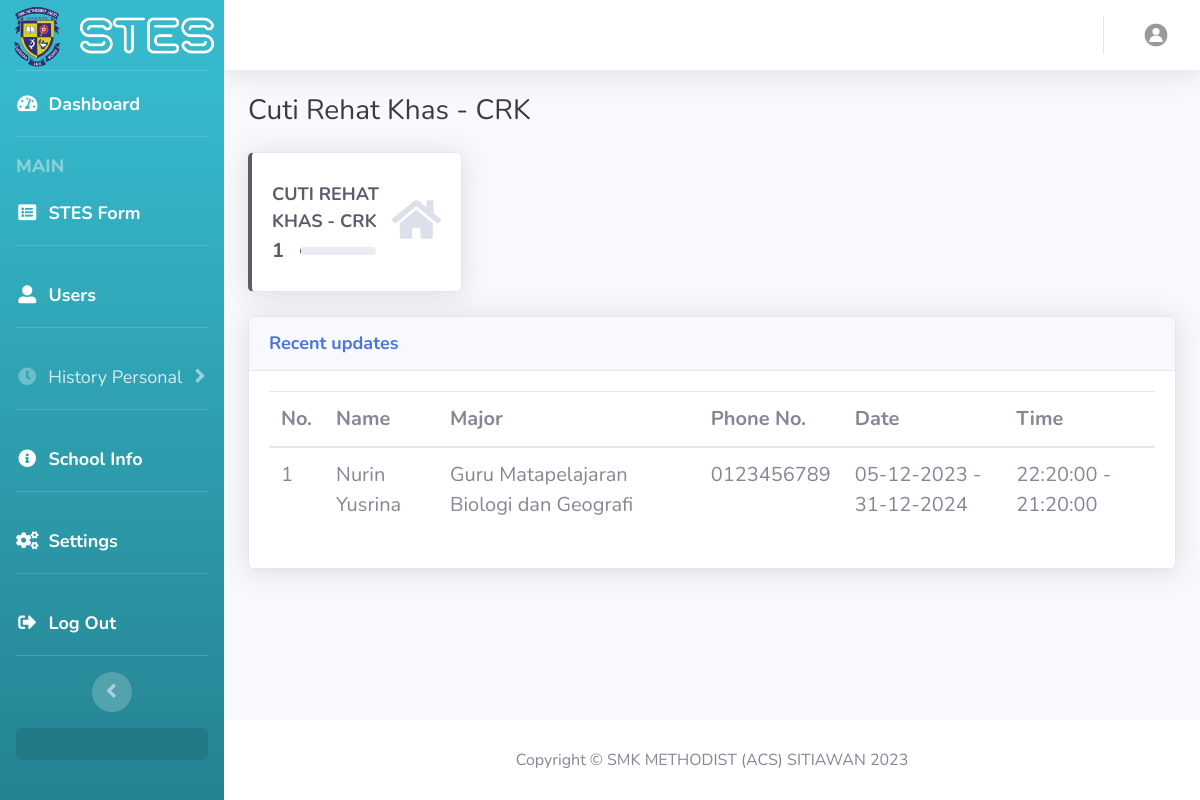
/crk.php, run on the app's committed database.
### tables this page shows
CREATE TABLE `dashboard` (
  `id` int NOT NULL,
  `absent_teacher_count` int NOT NULL,
  `official_business_teacher_count` int NOT NULL,
  `emergency_teacher_count` int NOT NULL,
  `crk_teacher_count` int NOT NULL,
  `cuti_lain_count` int NOT NULL,
  `cuti_bersalin_count` int NOT NULL,
  `cuti_hajiUmrah_count` int NOT NULL,
  `keberadaan_jam_count` int NOT NULL,
  `total_person_count` int NOT NULL,
  `date` date NOT NULL DEFAULT '1970-01-01',
  `last_updated` timestamp NULL DEFAULT NULL
);

CREATE TABLE `applicants` (
  `form_id` int NOT NULL,
  `user_id` int NOT NULL,
  `name` varchar(255) DEFAULT NULL,
  `existence` varchar(255) NOT NULL,
  `program_name` varchar(255) DEFAULT '-',
  `location` varchar(255) DEFAULT '-',
  `reason` varchar(255) DEFAULT '-',
  `organizer` varchar(255) DEFAULT '-',
  `time_leave` time NOT NULL,
  `time_back` time NOT NULL,
  `start_date` date NOT NULL,
  `final_date` date NOT NULL,
  `evidence` varchar(255) DEFAULT '-',
  `leave_type` varchar(200) DEFAULT '-'
);

CREATE TABLE `users` (
  `user_id` int NOT NULL,
  `name` varchar(255) DEFAULT NULL,
  `username` varchar(255) DEFAULT NULL,
  `position` varchar(255) DEFAULT NULL,
  `major` varchar(255) DEFAULT NULL,
  `posting_date` date DEFAULT NULL,
  `email` varchar(255) NOT NULL,
  `ic` varchar(255) DEFAULT NULL,
  `phone` varchar(255) DEFAULT NULL,
  `pass` varchar(255) NOT NULL,
  `email_verified_at` datetime DEFAULT NULL,
  `verification_code` text NOT NULL,
  `verification_code_timestamp` timestamp NULL DEFAULT NULL,
  `gender` varchar(10) DEFAULT NULL,
  `pic` varchar(255) DEFAULT NULL,
  `is_admin` tinyint(1) DEFAULT '0',
  `remember_token` varchar(255) DEFAULT '-',
  `address` varchar(255) DEFAULT '-',
  `teacher_session` varchar(200) DEFAULT NULL
);

### crk.php (the view, shortened to what this page needs)
<?php
require_once "config.php";
$currentDate = date("Y-m-d");
$query = "SELECT crk_teacher_count FROM dashboard WHERE `date` = :currentDate";
$stmt = $conn->prepare($query);
$stmt->bindParam(':currentDate', $currentDate, PDO::PARAM_STR);
$stmt->execute();
$result = $stmt->fetch(PDO::FETCH_ASSOC);
$crk_teacher_count = $result['crk_teacher_count'];
$query = "SELECT applicants.name, DATE_FORMAT(applicants.start_date, '%d-%m-%Y') AS start_date,
                 DATE_FORMAT(applicants.final_date, '%d-%m-%Y') AS final_date,
                 users.major, users.phone, applicants.time_leave, applicants.time_back
          FROM applicants
          JOIN users ON applicants.user_id = users.user_id
          WHERE applicants.existence = 'CRK'
          AND :currentDate BETWEEN applicants.start_date AND applicants.final_date
          ORDER BY applicants.form_id DESC";
$stmt = $conn->prepare($query);
$stmt->bindParam(':currentDate', $currentDate, PDO::PARAM_STR);
$stmt->execute();
$result = $stmt->fetchAll(PDO::FETCH_ASSOC);
$teachers = array();
foreach ($result as $row) {
    $teachers[] = $row;
}
?>
<!DOCTYPE html>
<html lang="en">
<head>
    <link href="vendor/fontawesome-free/css/all.min.css" rel="stylesheet" type="text/css">
    <link href="css/sb-admin-2.min.css" rel="stylesheet">
</head>
<body id="page-top">
    <div id="wrapper">
        <ul class="navbar-nav bg-gradient-info sidebar sidebar-dark accordion" id="accordionSidebar">
            <a class="sidebar-brand d-flex align-items-center justify-content-center" href="index.php">
                <div class="sidebar-brand-icon">
                    <img src="img/LogoSek.png" alt="logoSekolah" style="height: 70px; width: auto;">
                </div>
                <span><img src="img/logoSTES_white.png" alt="logoStes" style="height: auto; width: 150px;"></span><br><br>
            </a>
            <hr class="sidebar-divider my-0">
            <li class="nav-item active">
                <a class="nav-link" href="index.php">
                    <i class="fas fa-fw fa-tachometer-alt" style="font-size: 18px;"></i>
                    <span style="font-size: 18px;">Dashboard</span></a>
            </li>
            <hr class="sidebar-divider">
            <div class="sidebar-heading" style="font-size: 18px;">
                MAIN
            </div>
            <li class="nav-item active">
                <a class="nav-link" href="stes_form.php">
                    <i class="fas fa-fw fa-list-alt" style="font-size: 18px;"></i>
                    <span style="font-size: 18px;">STES Form</span>
                </a>
            </li>
            <hr class="sidebar-divider">
            <li class="nav-item active">
                <a class="nav-link" href="users.php">
                    <i class="fas fa-fw fa-user-alt" style="font-size: 18px;"></i>
                    <span style="font-size: 18px;">Users</span>
                </a>
            <hr class="sidebar-divider">
            </li>
            <li class="nav-item">
                <a class="nav-link collapsed" href="users.php" data-toggle="collapse" data-target="#collapseUsers"
                    aria-expanded="true" aria-controls="collapseUsers">
                    <i class="fas fa-fw fa-clock" style="font-size: 18px;"></i>
                    <span style="font-size: 18px;">History Personal</span>
                </a>
            </li>
            <hr class="sidebar-divider">
            <li class="nav-item active">
                <a class="nav-link" href="info.php">
                    <i class="fas fa-fw fa-info-circle" style="font-size: 18px;"></i>
                    <span style="font-size: 18px;">School Info</span>
                </a>
            <hr class="sidebar-divider">
            </li>
            <li class="nav-item active">
                <a class="nav-link" href="#" data-toggle="modal" data-target="#logoutModal">
                    <i class="fas fa-fw fa-cogs" style="font-size: 18px;"></i>
                    <span style="font-size: 18px;">Settings</span>
                </a>
            <hr class="sidebar-divider">
            </li>
            <li class="nav-item active">
                <a class="nav-link" href="#" data-toggle="modal" data-target="#logoutModal">
                    <i class="fas fa-fw fa-sign-out-alt" style="font-size: 18px;"></i>
                    <span style="font-size: 18px;">Log Out</span>
                </a>
            </li>
            <hr class="sidebar-divider d-none d-md-block">
            <div class="text-center d-none d-md-inline">
                <button class="rounded-circle border-0" id="sidebarToggle"></button>
            </div>
            <div class="sidebar-card d-none d-lg-flex">
            </div>
        </ul>
        <div id="content-wrapper" class="d-flex flex-column">
            <div id="content">
                <nav class="navbar navbar-expand navbar-light bg-white topbar mb-4 static-top shadow">
                    <ul class="navbar-nav ml-auto">
                        <li class="nav-item dropdown no-arrow" >
                            <a class="nav-link dropdown-toggle" href="#" id="userDropdown" role="button"
                                data-toggle="dropdown" aria-haspopup="true" aria-expanded="false">
                                <img class="img-profile rounded-circle"
                                    src="<?php if (isset($_SESSION['user_id'])) { echo $pic; } else { echo 'img/userprofile.jpg'; } ?>">
                            </a>
                        </li>
                    </ul>
                </nav>
                <div class="container-fluid">
                    <div class="d-sm-flex align-items-center justify-content-between mb-4">
                        <h1 class="h3 mb-0 text-gray-900">Cuti Rehat Khas - CRK</h1>
                    </div>
                    <div class="row">
                        <div class="col-xl-3 col-md-6 mb-4">
                            <div class="card border-left-dark shadow h-100 py-2" style="color:#5a5c69">
                                <a href="crk.php" style="color:#5a5c69">
                                    <div class="card-body">
                                        <div class="row no-gutters align-items-center">
                                            <div class="col mr-2">
                                                <div class="text-xs font-weight-bold text text-uppercase mb-1" style="font-size: 18px;color:#5a5c69;">
                                                    Cuti Rehat Khas - CRK</div>
                                                    <div class="row no-gutters align-items-center">
                                                        <div class="col-auto">
                                                        <div class="h5 mb-0 mr-3 font-weight-bold text-gray-800"><?php echo $crk_teacher_count; ?></div>
                                                        </div>
                                                        <div class="col">
                                                            <div class="progress progress-sm mr-2">
                                                            </div>
                                                        </div>
                                                    </div>
                                            </div>
                                            <div class="col-auto">
                                                <i class="fas fa-home fa-2x text-gray-300"></i>
                                            </div>
                                        </div>
                                    </div>
                                </a>
                            </div>
                        </div>
                    </div>
                    <div class="row">
                        <div class="col-xl-8 col-xl-12">
                            <div class="card shadow mb-4">
                                <div
                                    class="card-header py-3 d-flex flex-row align-items-center justify-content-between">
                                    <h6 class="m-0 font-weight-bold text-primary" style="font-size: 18px;">Recent updates</h6>
                                </div>
                                <div class="card-body" style="font-size: 20px;">
                                    <div class="table-responsive">
                                        <table class="table">
                                            <thead>
                                            <tr>
                                                <th scope="col">No.</th>
                                                <th scope="col">Name</th>
                                                <th scope="col">Major</th>
                                                <th scope="col">Phone No.</th>
                                                <th scope="col">Date</th>
                                                <th scope="col">Time</th>
                                            </tr>
                                            </thead>
                                            <tbody>
                                            <?php foreach ($teachers as $index => $teacher): ?>
                                                <tr>
                                                    <td><?php echo $index + 1; ?></td>
                                                    <td><?php echo $teacher['name']; ?></td>
                                                    <td><?php echo $teacher['major']; ?></td>
                                                    <td><?php echo $teacher['phone']; ?></td>
                                                    <td><?php echo $teacher['start_date'] . ' - ' . $teacher['final_date']; ?></td>
                                                    <td><?php echo $teacher['time_leave'] . ' - ' . $teacher['time_back']; ?></td>
                                                </tr>
                                            <?php endforeach; ?>
                                            </tbody>
                                        </table>
                                    </div>
                                </div>
                            </div>
                        </div>
                    </div>
                </div>
            </div>
            <footer class="sticky-footer bg-white">
                <div class="container my-auto">
                    <div class="copyright text-center my-auto">
                        <span style="font-size: 16px;">Copyright &copy; SMK METHODIST (ACS) SITIAWAN 2023</span>
                    </div>
                </div>
            </footer>
        </div>
    </div>
</body>
</html>

### data on the page
dashboard: crk_teacher_count "1"
applicants: name "Nurin Yusrina", user.major "Guru Matapelajaran Biologi dan Geografi", user.phone "0123456789", start_date "05-12-2023", final_date "31-12-2024", time_leave "22:20:00", time_back "21:20:00"
